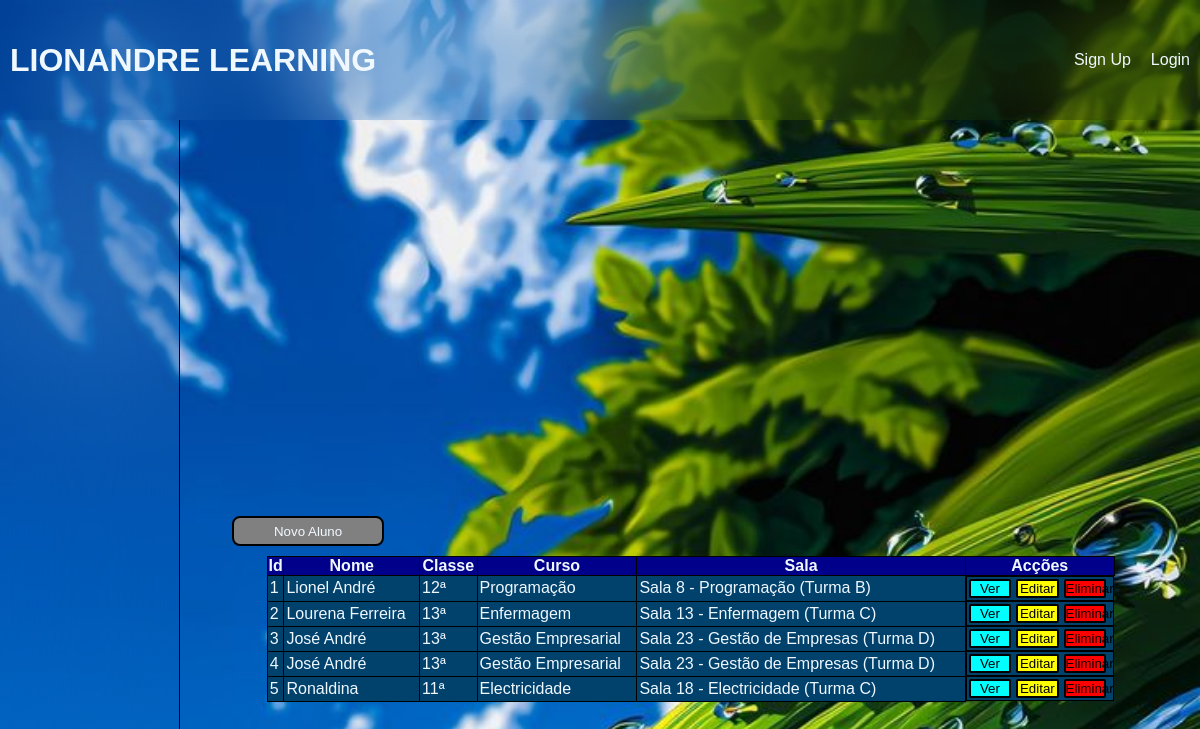
The app's page /lista/ with its own data.
### alunos/models.py (models this page shows, shortened)
class Alunos(models.Model):
    Sexos = [
        ('M', 'Masculino'),
        ('F', 'Feminino'),
    ]
    Classes = [
        (10, '10ª Classe'),
        (11, '11ª Classe'),
        (12, '12ª Classe'),
        (13, '13ª Classe')
    ]
    Turnos = [
        ('Manhã', 'Turno da manhã'),
        ('Tarde', 'Turno da tarde'),
    ]
    Turmas = [
        ('A', 'Turma A'),
        ('B', 'Turma B'),
        ('C', 'Turma C'),
        ('D', 'Turma D'),
    ]
    nome = models.CharField(max_length = 255)
    data_nascimento = models.DateField()
    genero = models.CharField(max_length=5, choices=Sexos)
    tell = models.IntegerField()
    classe = models.IntegerField(choices=Classes)
    sala = models.ForeignKey('Salas', on_delete=models.SET_NULL, null=True, default=None)
    turno = models.CharField(max_length=10, choices=Turnos)
    curso = models.ForeignKey('Cursos', on_delete=models.SET_NULL, null=True, default=None)
    turma = models.CharField(max_length=5, choices=Turmas)
    matricula = models.DateTimeField(auto_now_add = True)
    update = models.DateTimeField(auto_now = True)

class Cursos(models.Model):
    nome = models.CharField(max_length=80)
    tipo = models.CharField(max_length=40)
    def __str__(self):
        return self.nome

class Salas(models.Model):
    numero_sala = models.IntegerField()
    descricao = models.CharField(max_length=100)
    def __str__(self):
        return self.descricao

### alunos/views.py (the view)
# urls.py: path('lista/', views.lista, name='lista'),
def lista(request):
    aluno = Alunos.objects.all()
    return render(request, 'aluno/lista.html', {'aluno' : aluno})

### alunos/templates/aluno/lista.html
{% extends 'aluno/layout/base.html' %}
{% block content %}
<button class="btn-back">
    <a href="{% url 'cadastro' %}" style="color: aliceblue;">Novo Aluno</a>
</button>
<table>
    <tr>
        <th>Id</th>
        <th>Nome</th>
        <th>Classe</th>
        <th>Curso</th>
        <th>Sala</th>
        <th>Acções</th>
    </tr>
{% for alunos in aluno %}
    <tr>
        <td>{{ alunos.id }}</td>
        <td>{{ alunos.nome }}</td>
        <td>{{ alunos.classe }}ª</td>
        <td>{{ alunos.curso }}</td>
        <td>{{ alunos.sala }}</td>
        <td style="display: flex; justify-content: space-evenly;">
            <button class="btn-action" style="background-color: aqua;">
                <a href="{% url 'mostrar' alunos.id %}" style="color: black;">Ver</a>
            </button>
            <button class="btn-action" style="background-color: yellow;">
                <a href="{% url 'edite' alunos.id %}" style="color: black;">Editar</a>
            </button>
            <button class="btn-action" style="background-color: red;">
                <a href="{% url 'delete' alunos.id %}" style="color: black;">Eliminar</a>
            </button>
        </td>
    </tr>
{% empty %}
    <h3>Lista Vazia</h3>
{% endfor %}
</table>
{% endblock %}

### alunos/static/css/style.css (style rules this page uses)
* { margin: 0; padding: 0; box-sizing: border-box; text-decoration: none; list-style: none; font-family: 'Franklin Gothic Medium', 'Arial Narrow', Arial, sans-serif; }
body { background-image: url('img/background.jpg'); background-size: cover; background-repeat: no-repeat; }
table { border-collapse: collapse; width: 53em; color: aliceblue; height: auto; }
td, th { border: 1px solid black; }
td { border: 1px solid black; padding: 2px; background-color: rgb(1, 66, 109); }
th { background-color: darkblue; }
.btn-back { width: 15%; height: 30px; background: gray; margin-bottom: 10px; align-self: flex-start; margin-left: 50px; border: 2px solid black; border-radius: 8px; }
.btn-action { width: 30%; height: auto; border: 2px solid black; border-radius: 2px; margin-right: 5px; }

### records on screen
Alunos: id "1", nome "Lionel André", classe "12", curso "Programação", sala "Sala 8 - Programação (Turma B)"
Alunos: id "2", nome "Lourena Ferreira", classe "13", curso "Enfermagem", sala "Sala 13 - Enfermagem (Turma C)"
Alunos: id "3", nome "José André", classe "13", curso "Gestão Empresarial", sala "Sala 23 - Gestão de Empresas (Turma D)"
Alunos: id "4", nome "José André", classe "13", curso "Gestão Empresarial", sala "Sala 23 - Gestão de Empresas (Turma D)"
Alunos: id "5", nome "Ronaldina", classe "11", curso "Electricidade", sala "Sala 18 - Electricidade (Turma C)"
